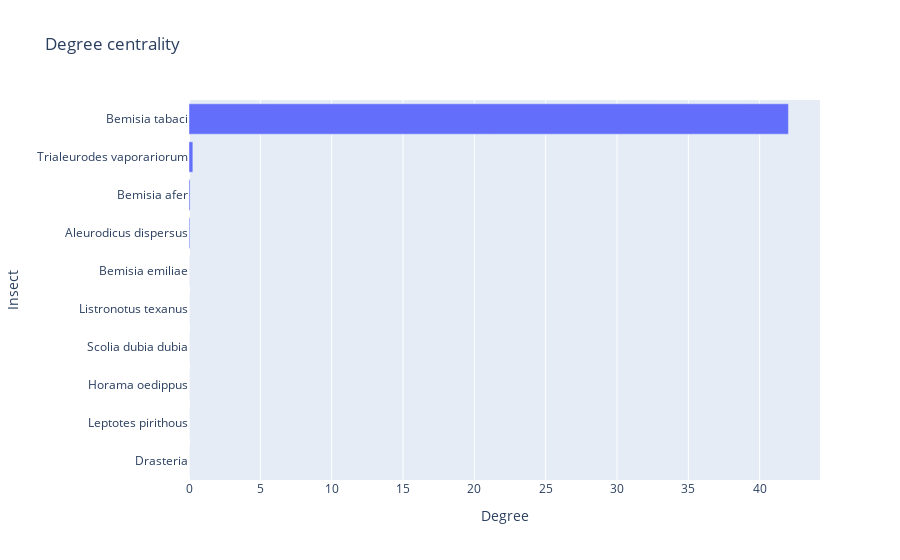

Here is the notebook cell this chart was saved with:
### Markdown cell above
# Visualisasi Hasil Analisis

### Code cell
import plotly.graph_objects as go

to_itter=data_to_count.sort_values('dc_result',ascending=False).reset_index(drop=True)[:10]

label=[]
degree=[]
for index,data in to_itter.sort_values('dc_result',ascending=True).reset_index(drop=True).iterrows():
    label.append(data.label)
    degree.append(data.dc_result)

fig = go.Figure(data=go.Bar(
    x=degree,
    y=label,
    orientation='h'
))

fig.update_layout(
    title='Degree centrality',
    xaxis_title='Degree',
    yaxis_title='Insect'
)

fig.show()

### Figure 1 — Plotly figure (JSON) as saved in the notebook; plotly's stock layout.template omitted (floating-point values rounded to 4 significant figures)
{"data": [{"orientation": "h", "type": "bar", "x": [0, 0, 0, 0, 0, 0.003375, 0.05849, 0.07424, 0.27, 42.02], "y": ["Drasteria", "Leptotes pirithous", "Horama oedippus", "Scolia dubia dubia", "Listronotus texanus", "Bemisia emiliae", "Aleurodicus dispersus", "Bemisia afer", "Trialeurodes vaporariorum", "Bemisia tabaci"]}], "layout": {"title": {"text": "Degree centrality"}, "xaxis": {"title": {"text": "Degree"}}, "yaxis": {"title": {"text": "Insect"}}}}
